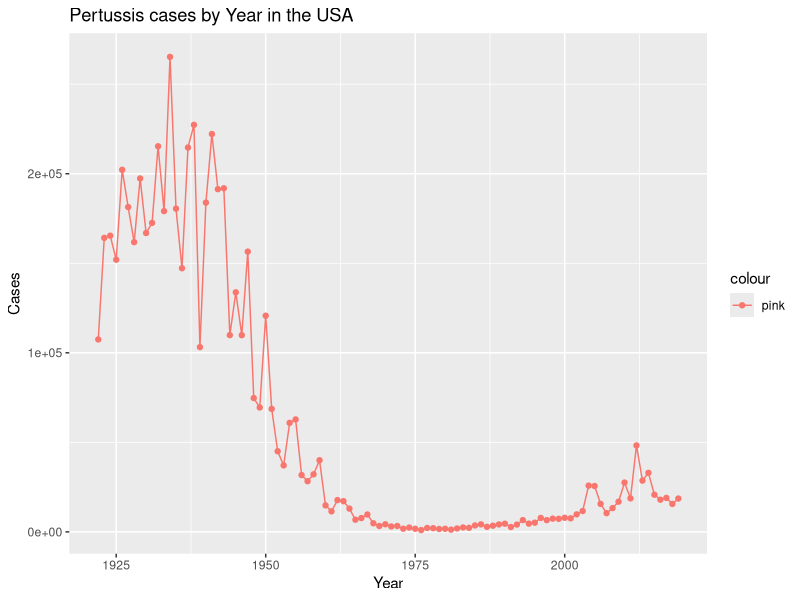
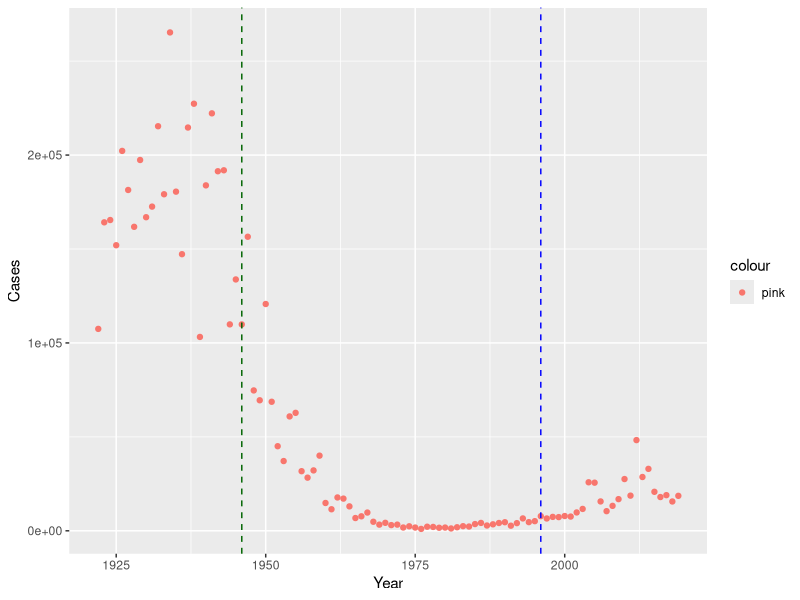

These charts were generated, in order, by the following R code: (Note: this script raises an error after producing the figures.)
## ---- chunk 1


cdc <- data.frame(
                          Year = c(1922L,
                                   1923L,1924L,1925L,1926L,1927L,1928L,
                                   1929L,1930L,1931L,1932L,1933L,1934L,1935L,
                                   1936L,1937L,1938L,1939L,1940L,1941L,
                                   1942L,1943L,1944L,1945L,1946L,1947L,1948L,
                                   1949L,1950L,1951L,1952L,1953L,1954L,
                                   1955L,1956L,1957L,1958L,1959L,1960L,
                                   1961L,1962L,1963L,1964L,1965L,1966L,1967L,
                                   1968L,1969L,1970L,1971L,1972L,1973L,
                                   1974L,1975L,1976L,1977L,1978L,1979L,1980L,
                                   1981L,1982L,1983L,1984L,1985L,1986L,
                                   1987L,1988L,1989L,1990L,1991L,1992L,1993L,
                                   1994L,1995L,1996L,1997L,1998L,1999L,
                                   2000L,2001L,2002L,2003L,2004L,2005L,
                                   2006L,2007L,2008L,2009L,2010L,2011L,2012L,
                                   2013L,2014L,2015L,2016L,2017L,2018L,
                                   2019L),
  Cases = c(107473,
                                   164191,165418,152003,202210,181411,
                                   161799,197371,166914,172559,215343,179135,
                                   265269,180518,147237,214652,227319,103188,
                                   183866,222202,191383,191890,109873,
                                   133792,109860,156517,74715,69479,120718,
                                   68687,45030,37129,60886,62786,31732,28295,
                                   32148,40005,14809,11468,17749,17135,
                                   13005,6799,7717,9718,4810,3285,4249,
                                   3036,3287,1759,2402,1738,1010,2177,2063,
                                   1623,1730,1248,1895,2463,2276,3589,
                                   4195,2823,3450,4157,4570,2719,4083,6586,
                                   4617,5137,7796,6564,7405,7298,7867,
                                   7580,9771,11647,25827,25616,15632,10454,
                                   13278,16858,27550,18719,48277,28639,
                                   32971,20762,17972,18975,15609,18617)
)

## ---- chunk 2
library(ggplot2)
ggplot(cdc, aes(Year, Cases, color = "pink")) + 
  geom_point() + geom_line() +
  labs(title = "Pertussis cases by Year in the USA")
## ---- chunk 3
ggplot(cdc, aes(Year, Cases, color = "pink")) + 
  geom_point() + 
  geom_vline(xintercept = 1946, color = "darkgreen", linetype = 2) + geom_vline(xintercept = 1996, color = "blue", linetype = 2)
## ---- chunk 4
library(jsonlite)
## ---- chunk 5
subject <- read_json("https://www.cmi-pb.org/api/subject", simplifyVector = TRUE)

head(subject)

## ---- chunk 6
table(subject$infancy_vac)
## ---- chunk 7
table(subject$biological_sex)
## ---- chunk 8
table(subject$race, subject$biological_sex)
## ---- chunk 9
library(lubridate)
## ---- chunk 10
head(subject$year_of_birth, 3)
head(subject$date_of_boost, 3)
## ---- chunk 11
today()
## ---- chunk 12
time_length( today() - ymd("2000-01-01"), "years")
## ---- chunk 13
subject$age <- today() - ymd(subject$year_of_birth)

## ---- chunk 14
mean(subject$age)
## ---- chunk 15
library(dplyr)

ap <- subject %>% filter(infancy_vac == "aP")

round( summary( time_length( ap$age, "years" ) ) )

## ---- chunk 16
wp <- subject %>% filter(infancy_vac == "wP")
round( summary( time_length( wp$age, "years" ) ) )
## ---- chunk 17
int <- ymd(subject$date_of_boost) - ymd(subject$year_of_birth)
age_at_boost <- time_length(int, "year")
head(age_at_boost)
## ---- chunk 18
ggplot(subject) +
  aes(time_length(age, "year"),
      fill=as.factor(infancy_vac)) +
  geom_histogram(show.legend=FALSE) +
  facet_wrap(vars(infancy_vac), nrow=2) 
## ---- chunk 19
specimen <- read_json("https://www.cmi-pb.org/api/specimen", simplifyVector = TRUE)
## ---- chunk 20
head(specimen)
## ---- chunk 21
meta <- inner_join(specimen, subject)
dim(meta)
## ---- chunk 22
titer <- read_json("https://www.cmi-pb.org/api/ab_titer", simplifyVector = TRUE)
head(titer)
## ---- chunk 23
abdata <- inner_join(titer, meta)
dim(abdata)
## ---- chunk 24
table(abdata$isotype)
## ---- chunk 25
table(abdata$visit)
## ---- chunk 26
ig1 <- abdata %>% filter(isotype == "IgG1", visit!=8)
head(ig1)
## ---- chunk 27
ggplot(ig1) +
  aes(MFI, antigen) +
  geom_boxplot() + 
  facet_wrap(vars(visit), nrow=2)
